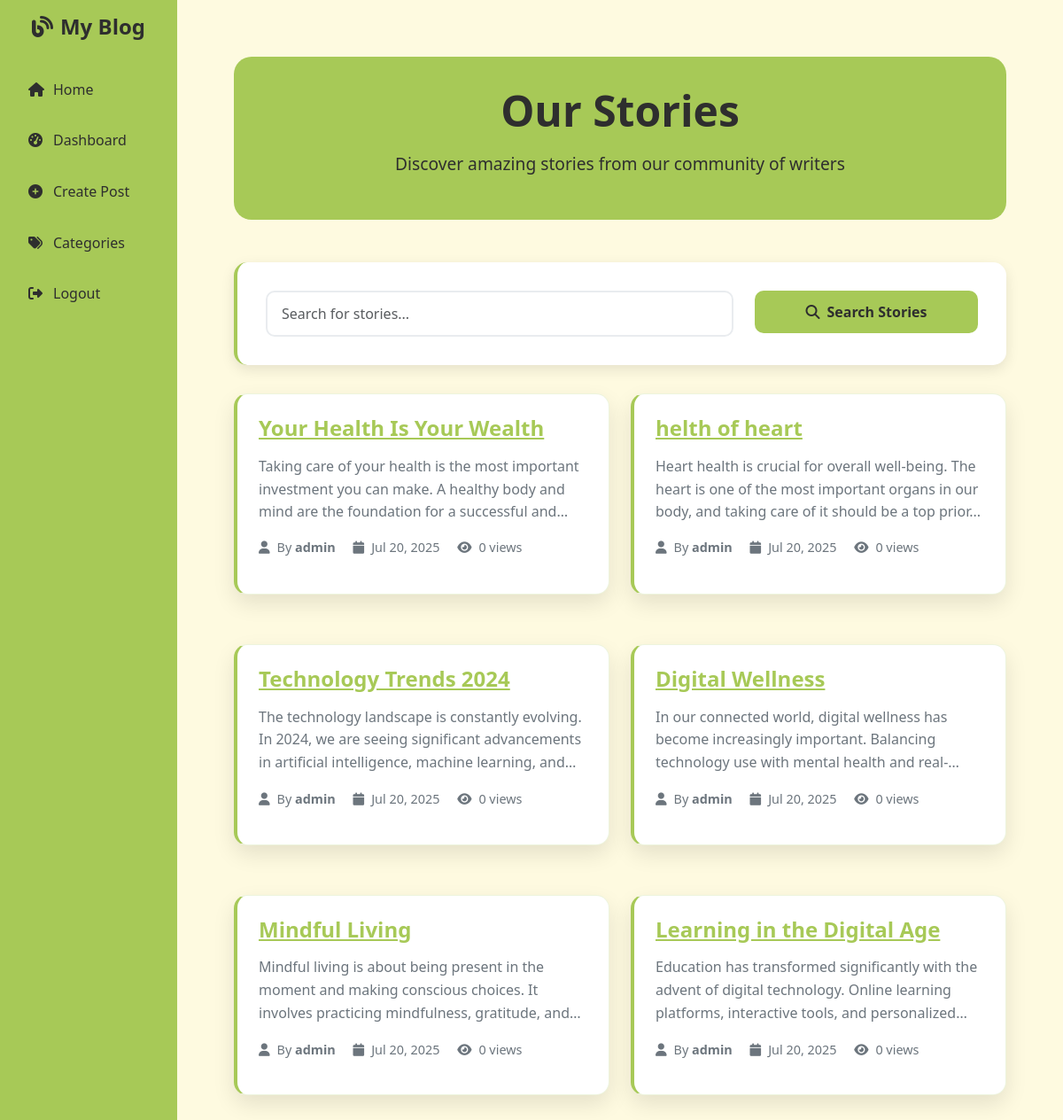
Screenshot of /home.php (signed in) with the database file from the repository.
### tables this page shows
CREATE TABLE IF NOT EXISTS posts (
    id INT AUTO_INCREMENT PRIMARY KEY,
    author_id INT NOT NULL,
    title VARCHAR(255) NOT NULL,
    content TEXT NOT NULL,
    slug VARCHAR(255) UNIQUE,
    featured_image VARCHAR(255),
    status ENUM('draft', 'published', 'archived') DEFAULT 'published',
    views INT DEFAULT 0,
    category_id INT,
    created_at TIMESTAMP DEFAULT CURRENT_TIMESTAMP,
    updated_at TIMESTAMP DEFAULT CURRENT_TIMESTAMP ON UPDATE CURRENT_TIMESTAMP,
    FOREIGN KEY (author_id) REFERENCES users(id) ON DELETE CASCADE,
    FOREIGN KEY (category_id) REFERENCES categories(id) ON DELETE SET NULL
);

CREATE TABLE IF NOT EXISTS users (
    id INT AUTO_INCREMENT PRIMARY KEY,
    username VARCHAR(50) UNIQUE NOT NULL,
    email VARCHAR(100) UNIQUE NOT NULL,
    password VARCHAR(255) NOT NULL,
    role ENUM('admin', 'user') DEFAULT 'user',
    status ENUM('active', 'inactive') DEFAULT 'active',
    created_at TIMESTAMP DEFAULT CURRENT_TIMESTAMP,
    updated_at TIMESTAMP DEFAULT CURRENT_TIMESTAMP ON UPDATE CURRENT_TIMESTAMP
);

### home.php (the view, shortened to what this page needs)
<?php
include 'db.php';
$perPage = 6;
$page = isset($_GET['page']) ? (int)$_GET['page'] : 1;
$offset = ($page - 1) * $perPage;
if (isset($_GET['search'])) {
    $keyword = '%' . $_GET['search'] . '%';
    $countStmt = $conn->prepare("SELECT COUNT(*) FROM posts
                               JOIN users ON posts.author_id = users.id
                               WHERE posts.title LIKE ? OR posts.content LIKE ?");
    $countStmt->execute([$keyword, $keyword]);
    $totalPosts = $countStmt->fetchColumn();
    $stmt = $conn->prepare("SELECT posts.*, users.username FROM posts
                          JOIN users ON posts.author_id = users.id
                          WHERE posts.title LIKE ? OR posts.content LIKE ?
                          ORDER BY created_at DESC
                          LIMIT $perPage OFFSET $offset");
    $stmt->execute([$keyword, $keyword]);
} else {
    $stmt = $conn->query("SELECT posts.*, users.username FROM posts
                        JOIN users ON posts.author_id = users.id
                        ORDER by created_at DESC
                        LIMIT $perPage OFFSET $offset");
}
$posts = $stmt->fetchAll();
?>
<!DOCTYPE html>
<html lang="en">
<head>
  <link href="https://cdn.jsdelivr.net/npm/bootstrap@5.3.0/dist/css/bootstrap.min.css" rel="stylesheet">
  <link href="https://cdnjs.cloudflare.com/ajax/libs/font-awesome/6.4.0/css/all.min.css" rel="stylesheet">
  <link href="styles.css" rel="stylesheet">
</head>
<body>
  <div class="container-fluid">
    <div class="row">
      <div class="col-md-3 col-lg-2 sidebar">
        <h4 class="text-center"><i class="fas fa-blog me-2"></i>My Blog</h4>
        <a href="home.php" class="active"><i class="fas fa-home"></i>Home</a>
        <a href="dashboard.php"><i class="fas fa-tachometer-alt"></i>Dashboard</a>
        <a href="create_post.php"><i class="fas fa-plus-circle"></i>Create Post</a>
        <a href="category.php"><i class="fas fa-tags"></i>Categories</a>
        <a href="logout.php"><i class="fas fa-sign-out-alt"></i>Logout</a>
      </div>
      <div class="col-md-9 col-lg-10 main-content">
        <div class="home-container">
          <div class="home-header animate-fade-in-down">
            <h1 class="animate-slide-in-left stagger-1"><i class="fas fa-book-open me-3"></i>Our Stories</h1>
            <p class="animate-slide-in-left stagger-2">Discover amazing stories from our community of writers</p>
          </div>
          <div class="search-container animate-fade-in-up stagger-3">
            <form method="GET" action="home.php">
              <div class="row">
                <div class="col-md-8">
                  <input type="text" name="search" class="form-control search-input"
                         placeholder="Search for stories..."
                         value="<?= htmlspecialchars($_GET['search'] ?? '') ?>">
                </div>
                <div class="col-md-4">
                  <button class="btn btn-search w-100" type="submit">
                    <i class="fas fa-search me-2"></i>Search Stories
                  </button>
                </div>
              </div>
            </form>
          </div>
          <?php if (count($posts) > 0): ?>
            <div class="row">
              <?php foreach ($posts as $index => $post): ?>
                <div class="col-lg-6 col-md-6 mb-4">
                  <div class="post-card animate-fade-in-up" style="animation-delay: <?= ($index * 0.1) ?>s;">
                    <div class="post-content">
                      <h4 class="post-title">
                        <a href="post.php?id=<?= $post['id'] ?>">
                          <?= htmlspecialchars($post['title']) ?>
                        </a>
                      </h4>
                      <p class="post-excerpt">
                        <?= htmlspecialchars(substr($post['content'], 0, 150)) ?>...
                      </p>
                      <div class="post-meta">
                        <i class="fas fa-user"></i>By <strong><?= htmlspecialchars($post['username']) ?></strong>
                        <i class="fas fa-calendar ms-3"></i><?= date('M j, Y', strtotime($post['created_at'])) ?>
                        <i class="fas fa-eye ms-3"></i><?= $post['views'] ?? 0 ?> views
                      </div>
                    </div>
                  </div>
                </div>
              <?php endforeach; ?>
            </div>
          <?php endif; ?>
        </div>
      </div>
    </div>
  </div>
</body>
</html>

### styles.css (style rules this page uses)
:root { --pistachio: #a7c957; --beige: #fefae0; --dark: #2e2e2e; --light: #ffffff; --shadow: rgba(0,0,0,0.1); --primary: #a7c957; --gray-400: #6c757d; --blue: #a7c957; --primary-blue: #a7c957; }
.animate-fade-in-up { animation: fadeInUp 0.8s ease-out both; }
.animate-fade-in-down { animation: fadeInDown 0.8s ease-out both; }
.animate-slide-in-left { animation: slideInLeft 0.8s ease-out both; }
.stagger-1 { animation-delay: 0.1s; }
.stagger-2 { animation-delay: 0.2s; }
.stagger-3 { animation-delay: 0.3s; }
body { font-family: 'Segoe UI', Tahoma, Geneva, Verdana, sans-serif; background-color: var(--beige); color: var(--dark); line-height: 1.6; }
.post-title, .post-header h1, .recent-post-title, .card-title a, .category-title a { color: #a7c957 !important; text-decoration: underline !important; transition: color 0.3s ease; }
.sidebar { background: var(--pistachio); min-height: 100vh; padding: 1rem; }
.sidebar h4 { color: var(--dark); font-weight: 700; margin-bottom: 2rem; }
.sidebar a { color: var(--dark); text-decoration: none; padding: 0.75rem 1rem; border-radius: 8px; margin-bottom: 0.5rem; transition: all 0.3s ease; display: block; }
.sidebar a i { margin-right: 0.5rem; width: 20px; }
.main-content { padding: 2rem; background-color: var(--beige); min-height: 100vh; }

### home.php (style rules this page uses)
.home-container { max-width: 1200px; margin: 0 auto; padding: 2rem; }
.home-header { text-align: center; margin-bottom: 3rem; padding: 2rem; background: var(--pistachio); border-radius: 20px; color: var(--dark); }
.home-header h1 { font-weight: 700; margin-bottom: 1rem; font-size: 3rem; }
.home-header p { font-size: 1.2rem; opacity: 0.9; }
.search-container { background-color: var(--light); padding: 2rem; border-radius: 15px; margin-bottom: 2rem; box-shadow: 0 5px 15px var(--shadow); border-left: 4px solid var(--pistachio); }
.search-input { border: 2px solid #e9ecef; border-radius: 10px; padding: 0.75rem 1rem; transition: all 0.3s ease; }
.btn-search { background: var(--pistachio); border: none; border-radius: 10px; padding: 0.75rem 1.5rem; font-weight: 600; transition: all 0.3s ease; color: var(--dark); }
.post-card { background: var(--light); border-radius: 15px; box-shadow: 0 10px 25px var(--shadow); margin-bottom: 2rem; overflow: hidden; transition: all 0.3s ease; border: 1px solid rgba(167, 201, 87, 0.2); border-left: 4px solid var(--pistachio); }
.post-content { padding: 1.5rem; }
.post-title { color: #a7c957 !important; font-weight: 700; margin-bottom: 1rem; font-size: 1.5rem; text-decoration: underline; transition: color 0.3s ease; }
.post-title a { color: #a7c957 !important; text-decoration: none; }
.post-excerpt { color: #6c757d; line-height: 1.6; margin-bottom: 1rem; display: -webkit-box; -webkit-line-clamp: 3; -webkit-box-orient: vertical; overflow: hidden; }
.post-meta { color: #6c757d; font-size: 0.9rem; margin-bottom: 1rem; }
.post-meta i { margin-right: 0.5rem; }
.sidebar { background: #a7c957; min-height: 100vh; padding: 1rem; }
.sidebar h4 { color: var(--dark); font-weight: 700; margin-bottom: 2rem; }
.sidebar a { color: var(--dark); text-decoration: none; padding: 0.75rem 1rem; border-radius: 8px; margin-bottom: 0.5rem; transition: all 0.3s ease; display: block; }
.sidebar a i { margin-right: 0.5rem; width: 20px; }
.main-content { padding: 2rem; background-color: var(--beige); min-height: 100vh; }

### rows the page displays
posts: title "Your Health Is Your Wealth", content "Taking care of your health is the most important investment you can make. A healthy body and mind are the foundation for a successful…", author.username "admin", created_at "Jul 20, 2025", views "0"
posts: title "helth of heart", content "Heart health is crucial for overall well-being. The heart is one of the most important organs in our body, and taking care of it should be a top prior", author.username "admin", created_at "Jul 20, 2025", views "0"
posts: title "Technology Trends 2024", content "The technology landscape is constantly evolving. In 2024, we are seeing significant advancements in artificial intelligence, machine learning,…", author.username "admin", created_at "Jul 20, 2025", views "0"
posts: title "Digital Wellness", content "In our connected world, digital wellness has become increasingly important. Balancing technology use with mental health…", author.username "admin", created_at "Jul 20, 2025", views "0"
posts: title "Mindful Living", content "Mindful living is about being present in the moment and making conscious choices. It involves practicing mindfulness, gratitude,…", author.username "admin", created_at "Jul 20, 2025", views "0"
posts: title "Learning in the Digital Age", content "Education has transformed significantly with the advent of digital technology. Online learning platforms, interactive tools, and…", author.username "admin", created_at "Jul 20, 2025", views "0"
